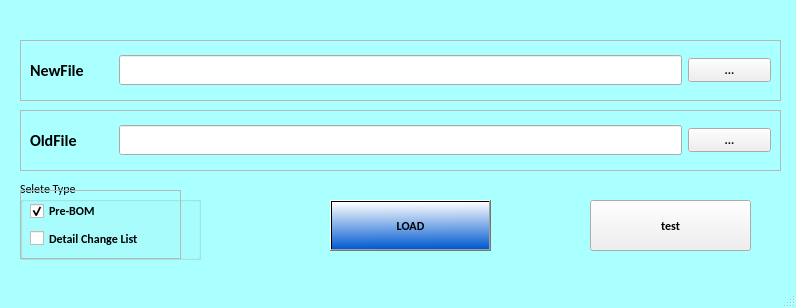
<?xml version="1.0" encoding="UTF-8"?>
<ui version="4.0">
 <class>MainWindow</class>
 <widget class="QMainWindow" name="MainWindow">
  <property name="geometry">
   <rect>
    <x>0</x>
    <y>0</y>
    <width>796</width>
    <height>308</height>
   </rect>
  </property>
  <property name="baseSize">
   <size>
    <width>100</width>
    <height>100</height>
   </size>
  </property>
  <property name="windowTitle">
   <string>MainWindow</string>
  </property>
  <property name="autoFillBackground">
   <bool>false</bool>
  </property>
  <property name="styleSheet">
   <string notr="true">QMainWindow{
background-color: rgb(170, 255, 255);
}</string>
  </property>
  <widget class="QWidget" name="centralwidget">
   <widget class="QFrame" name="frame">
    <property name="geometry">
     <rect>
      <x>20</x>
      <y>40</y>
      <width>761</width>
      <height>61</height>
     </rect>
    </property>
    <property name="frameShape">
     <enum>QFrame::StyledPanel</enum>
    </property>
    <property name="frameShadow">
     <enum>QFrame::Raised</enum>
    </property>
    <layout class="QHBoxLayout" name="horizontalLayout_2">
     <item>
      <widget class="QLabel" name="label">
       <property name="font">
        <font>
         <family>Calibri</family>
         <pointsize>12</pointsize>
         <weight>75</weight>
         <bold>true</bold>
        </font>
       </property>
       <property name="text">
        <string>NewFile</string>
       </property>
      </widget>
     </item>
     <item>
      <widget class="QLineEdit" name="lineEdit">
       <property name="minimumSize">
        <size>
         <width>563</width>
         <height>30</height>
        </size>
       </property>
       <property name="maximumSize">
        <size>
         <width>563</width>
         <height>30</height>
        </size>
       </property>
       <property name="font">
        <font>
         <family>Calibri</family>
        </font>
       </property>
       <property name="readOnly">
        <bool>true</bool>
       </property>
      </widget>
     </item>
     <item>
      <widget class="QPushButton" name="pushButton">
       <property name="font">
        <font>
         <family>Calibri</family>
         <weight>75</weight>
         <bold>true</bold>
        </font>
       </property>
       <property name="text">
        <string>...</string>
       </property>
      </widget>
     </item>
    </layout>
   </widget>
   <widget class="QFrame" name="frame_2">
    <property name="geometry">
     <rect>
      <x>20</x>
      <y>110</y>
      <width>761</width>
      <height>61</height>
     </rect>
    </property>
    <property name="frameShape">
     <enum>QFrame::StyledPanel</enum>
    </property>
    <property name="frameShadow">
     <enum>QFrame::Raised</enum>
    </property>
    <layout class="QHBoxLayout" name="horizontalLayout_3">
     <item>
      <widget class="QLabel" name="label_2">
       <property name="font">
        <font>
         <family>Calibri</family>
         <pointsize>12</pointsize>
         <weight>75</weight>
         <bold>true</bold>
        </font>
       </property>
       <property name="text">
        <string>OldFile</string>
       </property>
      </widget>
     </item>
     <item>
      <widget class="QLineEdit" name="lineEdit_2">
       <property name="minimumSize">
        <size>
         <width>563</width>
         <height>30</height>
        </size>
       </property>
       <property name="maximumSize">
        <size>
         <width>563</width>
         <height>30</height>
        </size>
       </property>
       <property name="font">
        <font>
         <family>Calibri</family>
        </font>
       </property>
       <property name="readOnly">
        <bool>true</bool>
       </property>
      </widget>
     </item>
     <item>
      <widget class="QPushButton" name="pushButton_2">
       <property name="font">
        <font>
         <family>Calibri</family>
         <weight>75</weight>
         <bold>true</bold>
        </font>
       </property>
       <property name="text">
        <string>...</string>
       </property>
      </widget>
     </item>
    </layout>
   </widget>
   <widget class="QPushButton" name="pushButton_3">
    <property name="geometry">
     <rect>
      <x>330</x>
      <y>200</y>
      <width>161</width>
      <height>51</height>
     </rect>
    </property>
    <property name="font">
     <font>
      <family>Calibri</family>
      <weight>75</weight>
      <bold>true</bold>
     </font>
    </property>
    <property name="focusPolicy">
     <enum>Qt::StrongFocus</enum>
    </property>
    <property name="acceptDrops">
     <bool>false</bool>
    </property>
    <property name="toolTipDuration">
     <number>-1</number>
    </property>
    <property name="autoFillBackground">
     <bool>false</bool>
    </property>
    <property name="styleSheet">
     <string notr="true">QPushButton#pushButton_3{
background-color: qlineargradient(spread:reflect, x1:0.593, y1:1, x2:0.578431, y2:0, stop:0 rgba(0, 89, 208, 255), stop:1 rgba(255, 255, 255, 255));
}</string>
    </property>
    <property name="text">
     <string>LOAD</string>
    </property>
    <property name="default">
     <bool>false</bool>
    </property>
    <property name="flat">
     <bool>false</bool>
    </property>
   </widget>
   <widget class="QGroupBox" name="groupBox">
    <property name="geometry">
     <rect>
      <x>20</x>
      <y>180</y>
      <width>181</width>
      <height>80</height>
     </rect>
    </property>
    <property name="font">
     <font>
      <family>Calibri</family>
     </font>
    </property>
    <property name="title">
     <string>Selete Type</string>
    </property>
    <widget class="QFrame" name="frame_3">
     <property name="geometry">
      <rect>
       <x>0</x>
       <y>10</y>
       <width>161</width>
       <height>69</height>
      </rect>
     </property>
     <property name="frameShape">
      <enum>QFrame::StyledPanel</enum>
     </property>
     <property name="frameShadow">
      <enum>QFrame::Raised</enum>
     </property>
     <layout class="QVBoxLayout" name="verticalLayout">
      <item>
       <widget class="QCheckBox" name="checkBox">
        <property name="font">
         <font>
          <family>Calibri</family>
          <weight>75</weight>
          <bold>true</bold>
         </font>
        </property>
        <property name="text">
         <string>Pre-BOM</string>
        </property>
        <property name="checked">
         <bool>true</bool>
        </property>
       </widget>
      </item>
      <item>
       <widget class="QCheckBox" name="checkBox_2">
        <property name="font">
         <font>
          <family>Calibri</family>
          <weight>75</weight>
          <bold>true</bold>
         </font>
        </property>
        <property name="text">
         <string>Detail Change List</string>
        </property>
       </widget>
      </item>
     </layout>
    </widget>
   </widget>
   <widget class="QPushButton" name="pushButton_4">
    <property name="geometry">
     <rect>
      <x>590</x>
      <y>200</y>
      <width>161</width>
      <height>51</height>
     </rect>
    </property>
    <property name="font">
     <font>
      <family>Calibri</family>
      <weight>75</weight>
      <bold>true</bold>
     </font>
    </property>
    <property name="focusPolicy">
     <enum>Qt::StrongFocus</enum>
    </property>
    <property name="acceptDrops">
     <bool>false</bool>
    </property>
    <property name="toolTipDuration">
     <number>-1</number>
    </property>
    <property name="autoFillBackground">
     <bool>false</bool>
    </property>
    <property name="styleSheet">
     <string notr="true">QPushButton#pushButton_3{
background-color: qlineargradient(spread:reflect, x1:0.593, y1:1, x2:0.578431, y2:0, stop:0 rgba(0, 89, 208, 255), stop:1 rgba(255, 255, 255, 255));
}</string>
    </property>
    <property name="text">
     <string>test</string>
    </property>
    <property name="default">
     <bool>false</bool>
    </property>
    <property name="flat">
     <bool>false</bool>
    </property>
   </widget>
  </widget>
  <widget class="QMenuBar" name="menubar">
   <property name="geometry">
    <rect>
     <x>0</x>
     <y>0</y>
     <width>796</width>
     <height>25</height>
    </rect>
   </property>
  </widget>
  <widget class="QStatusBar" name="statusbar"/>
 </widget>
 <resources/>
 <connections/>
</ui>
